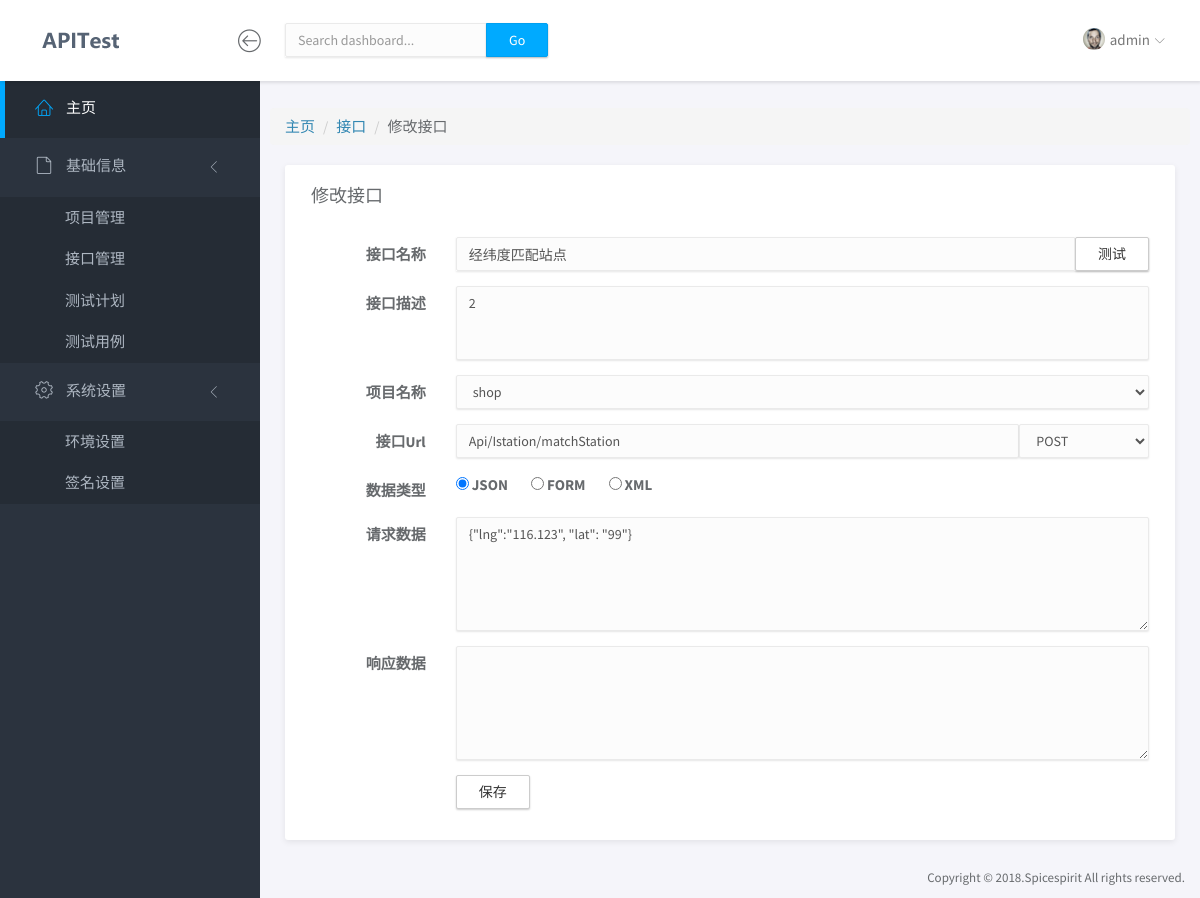
The app's page /api/update/5/ (signed in) with its own data.
### app/models.py (models this page shows, shortened)
class Api(models.Model):
    METHOD = ((1, "POST"), (2, "GET"))
    DATA_TYPE = ((1, "JSON"), (2, "FORM"))
    name = models.CharField('名称', max_length=50)
    description = models.CharField('描述', max_length=100, blank=True, null=True)
    project = models.ForeignKey('Project', on_delete=models.CASCADE, verbose_name='项目')
    url = models.CharField('Url地址', max_length=100)
    method = models.IntegerField('请求方法', choices=METHOD)
    data_type = models.IntegerField('数据类型', choices=DATA_TYPE)
    request_body = models.TextField('请求数据', blank=True, null=True)
    response_body = models.TextField('响应数据', blank=True, null=True)
    class Meta:
        verbose_name = '接口管理'
        verbose_name_plural = '接口管理'

class Project(models.Model):
    name = models.CharField('名称', max_length=50)
    developer = models.CharField('开发负责人', max_length=50, blank=True, null=True)
    description = models.CharField('描述', max_length=100, blank=True, null=True)
    class Meta:
        verbose_name = '项目管理'
        verbose_name_plural = '项目管理'

### app/views.py (the view, shortened to what this page needs)
# urls.py: path('api/update/<int:api_id>/', api_update, name='api_update'),
@login_required
def api_update(request, api_id):
    api = get_object_or_404(Api, id=api_id)
    prj_list = Project.objects.all()
    env_list = Environment.objects.all()
    return render(request, "api_update.html", {"api": api, 'prj_list': prj_list, 'env_list': env_list})

### app/templates/api_update.html (shortened to what this page needs)
{% extends "base.html" %}
{% block content %}
	<div class="row">
		<ol class="breadcrumb">
		  <li><a href="{% url 'index' %}">主页</a></li>
		  <li><a href="{% url 'api_list' %}">接口</a></li>
		  <li>修改接口</li>
		</ol>
	</div>
	<div class="row">
		<div class="col-md-12">
			<div class="panel">
				<div class="panel-heading">
					<h3 class="panel-title">修改接口</h3>
				</div>
				<div class="panel-body">
					<form name='api_detail_form' id='api_detail_form' class="form-horizontal" action='.' method="POST" >
						<div class="form-group">
							<label for="name" class="col-sm-2 control-label">接口名称</label>
							<div class="col-sm-10">
								<div class="input-group">
									<input id="name" name="name" type="text" class="form-control" value="{{api.name}}">
									<span class="input-group-btn">
								    	<button class="btn btn-default" data-toggle="modal" data-target="#testModal" type="button">测试</button>
								    </span>
								</div>
							</div>
						</div>
						<div class="form-group">
							<label for="description" class="col-sm-2 control-label">接口描述</label>
							<div class="col-sm-10">
								<textarea id="description" name="description" class="form-control" rows="3" style="resize: none;">{{api.description}}</textarea>
							</div>
						</div>
						<div class="form-group">
							<label for="prj_id" class="col-sm-2 control-label">项目名称</label>
							<div class="col-sm-10">
								<select name="prj_id" class="form-control">
									{% for prj in prj_list %}
									<option value="{{prj.id}}" {% if api.project == prj %}selected="selected"{% endif%}>{{prj.name}}</option>
									{% endfor %}
								</select>
							</div>
						</div>
						<div class="form-group">
							<label for="url" class="col-sm-2 control-label">接口Url</label>
							<div class="col-sm-8" style="padding-right: 0">
								<input id="url" name="url" type="text" class="form-control" value="{{api.url}}">
							</div>
							<div class="col-sm-2" style="padding-left: 0">
						      	<select name="method" class="form-control">
						      		<option value="1" {% if api.method == 1 %}selected="selected"{% endif%}>POST</option>
						      	</select>
							</div>
						</div>
						<div class="form-group form-inline">
							<label for="data_type" class="col-sm-2 control-label">数据类型</label>
							<div class="col-sm-10">
								<label style="padding-right: 20px">
									<input name="data_type" value="1" {% if api.data_type == 1 %}checked="checked"{% endif%} type="radio">
									<span>JSON</span>
								</label>
								<label style="padding-right: 20px">
									<input name="data_type" value="2" {% if api.data_type == 2 %}checked="checked"{% endif%} type="radio">
									<span>FORM</span>
								</label>
								<label>
									<input name="data_type" value="3" {% if api.data_type == 3 %}checked="checked"{% endif%} type="radio">
									<span>XML</span>
								</label>
							</div>
						</div>
						<div class="form-group">
							<label for="request_body" class="col-sm-2 control-label">请求数据</label>
							<div class="col-sm-10">
								<textarea id="request_body" name="request_body" class="form-control" rows="5">{{api.request_body}}</textarea>
							</div>
						</div>
						<div class="form-group">
							<label for="request_body" class="col-sm-2 control-label">响应数据</label>
							<div class="col-sm-10">
								<textarea id="request_body" name="response_body" class="form-control" rows="5"></textarea>
							</div>
						</div>
						<div class="form-group form-inline">
						    <div class="col-sm-offset-2 col-sm-10">
							    <button type="submit" class="btn btn-default">保存</button>
						    </div>
						</div>
					</form>
				</div>
			</div>
		</div>
	</div>
{% endblock %}

### app/templates/base.html (shortened to what this page needs)
<!doctype html>
<html lang="en">
{% load staticfiles %}
<head>
	<link rel="stylesheet" href="{% static 'vendor/bootstrap/css/bootstrap.min.css' %}">
	<link rel="stylesheet" href="{% static 'vendor/font-awesome/css/font-awesome.min.css' %}">
	<link rel="stylesheet" href="{% static 'vendor/linearicons/style.css' %}">
	<link rel="stylesheet" href="{% static 'vendor/chartist/css/chartist-custom.css' %}">
	<link rel="stylesheet" href="{% static 'css/main.css' %}">
	<link rel="stylesheet" href="{% static 'css/demo.css' %}">
</head>
<body>
	<div id="wrapper">
		<nav class="navbar navbar-default navbar-fixed-top">
			<div class="brand">
				<a href="index.html"><img src="{% static 'img/logo-dark.png' %}" alt="ApiTest" class="img-responsive logo"></a>
			</div>
			<div class="container-fluid">
				<div class="navbar-btn" style="padding-left: 67px;">
					<button type="button" class="btn-toggle-fullwidth"><i class="lnr lnr-arrow-left-circle"></i></button>
				</div>
				<form class="navbar-form navbar-left">
					<div class="input-group">
						<input type="text" value="" class="form-control" placeholder="Search dashboard...">
						<span class="input-group-btn"><button type="button" class="btn btn-primary">Go</button></span>
					</div>
				</form>
				<div id="navbar-menu">
					<ul class="nav navbar-nav navbar-right">
						<li class="dropdown">
							<a href="#" class="dropdown-toggle" data-toggle="dropdown"><img src="{% static 'img/user.png' %}" class="img-circle" alt="Avatar"> <span>{{ request.user.username }}</span> <i class="icon-submenu lnr lnr-chevron-down"></i></a>
						</li>
					</ul>
				</div>
			</div>
		</nav>
		<div id="sidebar-nav" class="sidebar">
			<div class="sidebar-scroll">
				<nav>
					<ul class="nav">
						<li><a href="{% url 'index' %}" class="active"><i class="lnr lnr-home"></i> <span>主页</span></a></li>
						<li>
							<a href="#subItems" data-toggle="collapse" class="collapsed"><i class="lnr lnr-file-empty"></i> <span>基础信息</span> <i class="icon-submenu lnr lnr-chevron-left"></i></a>
							<div id="subItems" class="collapse in">
								<ul class="nav">
									<li><a href="{% url 'prj_list' %}" class="">项目管理</a></li>
									<li><a href="{% url 'api_list' %}" class="">接口管理</a></li>
									<li><a href="{% url 'plan_list' %}" class="">测试计划</a></li>
									<li><a href="{% url 'case_list' %}" class="">测试用例</a></li>
								</ul>
							</div>
						</li>
						<li>
							<a href="#subSettings" data-toggle="collapse" class="collapsed"><i class="lnr lnr-cog"></i> <span>系统设置</span> <i class="icon-submenu lnr lnr-chevron-left"></i></a>
							<div id="subSettings" class="collapse in">
								<ul class="nav">
									<li><a href="{% url 'env_list' %}" class="">环境设置</a></li>
									<li><a href="{% url 'sign_list' %}" class="">签名设置</a></li>
								</ul>
							</div>
						</li>
					</ul>
				</nav>
			</div>
		</div>
		<div class="main">
			<div class="main-content">
				<div class="container-fluid">
					{% block content %}
					{% endblock %}
				</div>
			</div>
		</div>
		<footer>
			<div class="container-fluid">
				<p class="copyright">Copyright &copy; 2018.Spicespirit All rights reserved.</p>
			</div>
		</footer>
	</div>
</body>
</html>

### records on screen
Api: name "经纬度匹配站点", description "2", prj_id "shop", url "Api/Istation/matchStation", method "POST", data_type "☑ JSON", data_type "☐ FORM", data_type "☐ XML", request_body "{\"lng\":\"116.123\", \"lat\": \"99\"}"

### other values on screen
{{ request.user.username }} "admin"
